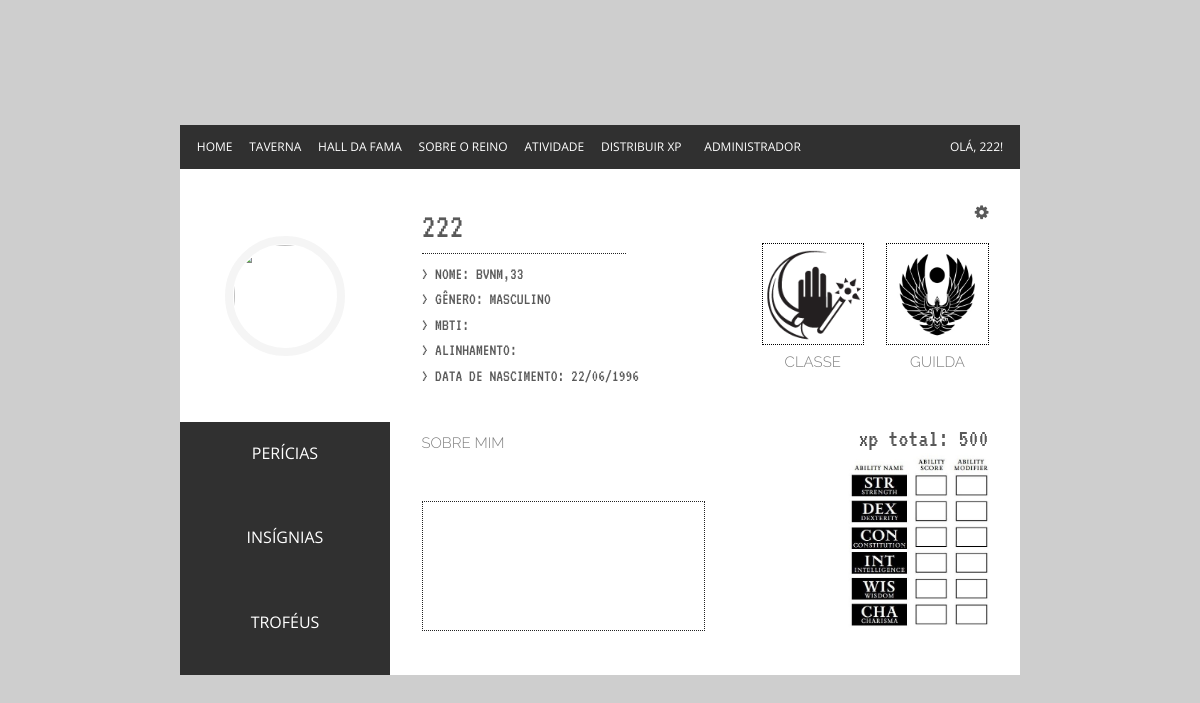
/_view/pageProfile.php?id=222 (signed in), run on the app's committed database.
### tables this page shows
CREATE TABLE `usuario` (
  `user` varchar(15) NOT NULL,
  `password` varchar(256) NOT NULL,
  `name` varchar(50) NOT NULL,
  `class` varchar(50) DEFAULT NULL,
  `exp` double DEFAULT NULL,
  `notActive` tinyint(1) DEFAULT NULL,
  `id_guild` int(11) DEFAULT NULL,
  `picture` varchar(256) DEFAULT NULL,
  `isDirector` tinyint(1) NOT NULL,
  `dateBirthday` date NOT NULL,
  `level` int(11) NOT NULL,
  `allignment` varchar(255) NOT NULL,
  `mbti` enum('','INTP','ENTJ','ENTP','INFJ','INFP','ENFJ','ENFP','ISTJ','ISFJ','ESTJ','ESFJ','ISTP','ISFP','ESTP','ESFP','INTJ') DEFAULT NULL,
  `about` varchar(255) NOT NULL,
  `attributes` varchar(255) NOT NULL,
  `title` varchar(255) NOT NULL,
  `expertise` varchar(255) NOT NULL,
  `genero` enum('M','F') NOT NULL
);

### _controller/getProfileData.php (called while the page is built)
<?php
    $queryText = "SELECT * FROM usuario WHERE user = '".$_GET['id']."'";
    $queryResult = mysqli_query ($conn, $queryText);
    if (!$queryResult)
    {
        echo "<script>alert('Erro ao carregar informações')</script>";
        die();
    }
    else{
        $userData = mysqli_fetch_array($queryResult);
    }
?>

### _controller/helper.php (called while the page is built, shortened)
<?php
function convert_date_db_to_gui($date){
    $new = explode("-",$date);
    $new_date = $new[2]."/".$new[1]."/".$new[0];
    return $new_date;
}
function convert_genre_db_to_gui($genre){
    if($genre == "M"){
        return "Masculino";
    }
}
?>

### _view/pageProfile.php (the view, shortened to what this page needs)
<?php
require_once ("../_controller/mysql_connect.php");
require_once ("../_controller/getProfileData.php");
require_once ("../_controller/helper.php");
?>
<!DOCTYPE html>
<html>
<head>
	<link rel="stylesheet" href="../_css/stylePageProfile.css" type="text/css">
	<link rel="stylesheet" href="https://maxcdn.bootstrapcdn.com/bootstrap/4.0.0-beta/css/bootstrap.min.css">
	<link href="https://maxcdn.bootstrapcdn.com/font-awesome/4.7.0/css/font-awesome.min.css" rel="stylesheet">
</head>
<body>
	<div class="container_profile_bg">
		<div class="container_profile">
			<div class="container_profile_top">
				<a href="home.php" class="container_profile_top_button_left">home</a>
				<a class="container_profile_top_button_left">taverna</a>
				<a href="pageRanking.php" class="container_profile_top_button_left">hall da fama</a>
				<a href="pageGuild.php" class="container_profile_top_button_left">sobre o reino</a>
				<a class="container_profile_top_button_left">atividade</a>
				<a class="container_profile_top_button_left">distribuir xp</a>
				<button class="container_profile_top_button_left" onclick="document.getElementById('edit_adm').style.display='block'">administrador</button>
				<a class="container_profile_top_button_right">olá, <?php echo $userData['user'];?>!</a>
			</div>
			<div class="container_profile_left">
				<div class="profile_img_bg_box">
					<div class="profile_img_bg">
						<img class="profile_img_inner" src="http://pa1.narvii.com/6256/4ec1d780edfb3f3ad303b0e6104d9a079c74e537_hq.gif">
					</div>
				</div>
				<div class="left_links_box">
					<a class="left_links_item left_links_item_border" href="#">Perícias</a>
					<a class="left_links_item left_links_item_border" href="#">Insígnias</a>
					<a class="left_links_item" href="#">Troféus</a>
				</div>
			</div>
			<div class="container_profile_right">
				<div class="container_profile_right_top">
					<div class="container_profile_right_top_left">
						<div class="profile_top_title"><?php echo $userData['user'];?></div>
						<div class="profile_top_subtitle"><?php echo $userData['title']; ?></div>
						<div class="profile_top_text" style="padding-top: 2%;">> NOME: <?php echo $userData['name']; ?></div>
						<div class="profile_top_text">> GÊNERO: <?php echo convert_genre_db_to_gui($userData['genero']); ?></div>
						<div class="profile_top_text">> MBTI: <?php echo $userData['mbti']; ?></div>
						<div class="profile_top_text">> ALINHAMENTO: <?php echo $userData['allignment']; ?></div>
						<div class="profile_top_text">> DATA DE NASCIMENTO: <?php echo convert_date_db_to_gui($userData['dateBirthday']); ?></div>
					</div>
					<div class="container_profile_right_top_right" style="flex-direction:column">
						<div onclick="document.getElementById('edit').style.display='block'" class="container_profile_edit" style="width: 100%;height: 15px;">
							<span style="float:right">
								<i class="fa fa-cog" aria-hidden="true"></i>
							</span>
						</div>
						<div style="display: flex; justify-content: space-between">
							<div class="container_profile_crest">
								<img src="../_img/backgrounds/mage-icon.png" style="width:100%; border: 1px dotted #000; padding: 2% 2% 2% 2%;">
								<div class="crest_container">
									<p class="profile_about_title">CLASSE</p>
								</div>
							</div>
							<div class="container_profile_crest">
								<img src="../_img/backgrounds/brasao.png" style="width:100%; border: 1px dotted #000; padding: 2% 2% 2% 2%;">
								<div class="crest_container">
									<p class="profile_about_title">GUILDA</p>
								</div>
							</div>
						</div>
					</div>
				</div>
				<div class="container_profile_right_bottom">
					<div class="container_profile_right_bottom_left">
						<p class="profile_about_title" style="margin-top: 28%;">sobre mim</p>
						<div class="profile_about_box">
							<p class="profile_about"><?php echo $userData['about'] ?></p>
						</div>
					</div>
					<div class="container_profile_right_bottom_right">
						<div style="text-align: right; font-size: 25px; margin-top: 4%;">xp total: <?php echo $userData['exp'] ?></div>
						<img src="_img/backgrounds/atributos.jpg" style="height:80%;width:auto; margin-top:10%; margin-left:20%; position:absolute; right: 0px; bottom:0px;">
					</div>
				</div>
			</div>
		</div>
	</div>
</body>
</html>

### data on the page
usuario: user "222", name "BVNM,33", genero "MASCULINO", dateBirthday "22/06/1996", exp "500"
